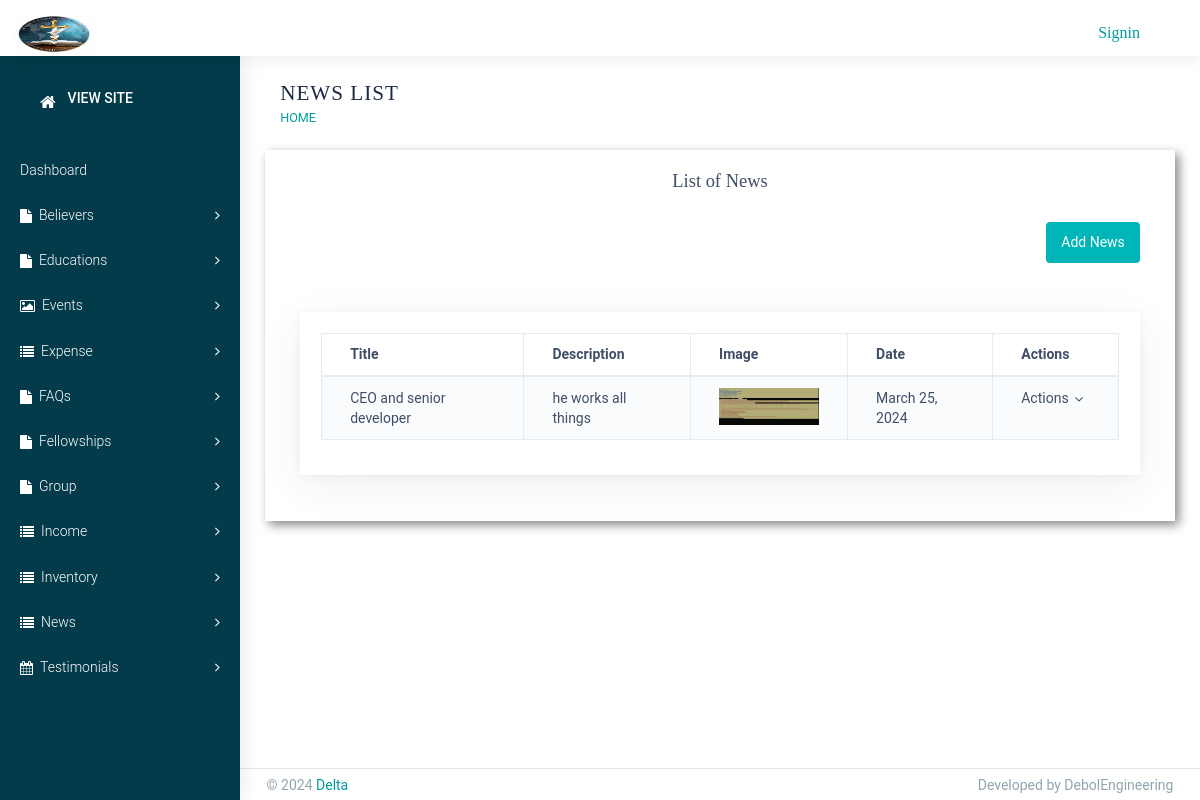
The page /staff/News/ on the database its author committed.
### staff/models.py (models this page shows)
class News(models.Model):
    title = models.CharField(max_length=100)
    description = models.TextField()
    image = models.ImageField(upload_to='news')
    date = models.DateField()

### staff/views.py (the view)
# urls.py: path('News/', NewsList.as_view(), name='news_list'),
class NewsList(ListView):
    model = News
    template_name = 'staff/News/list_news.html'
    context_object_name = 'news'

### Templates/staff/News/list_news.html (shortened to what this page needs)
{% extends 'staff/base.html' %}
{% load static %}
{% block title %}
News List
{% endblock %}
{% block content %}
<div class="site-main">
    <section class="ttm-row clearfix">
        <div class="container">
            <div class="row pt-60 res-991-pt-0">
                <div class="col-lg-12">
                    <div class="pr-40 res-991-pr-0 res-991-pb-30">
                        <h4 class="h4-md " style="margin-bottom: 30px ; text-align: center;">List of News</h4>
                        <div class="row justify-content-end">
                            <div class="col-auto">
                                <a href="{% url 'staff:news_add' %}" class="btn btn-primary mb-4">Add
                                    News</a>
                            </div>
                        </div>
                        <div class="card">
                            <div class="card-body">
                                <div class="table-responsive">
                                    <table class="table table-striped  table-bordered multi-ordering">
                                        <thead>
                                            <tr>
                                                <th>Title</th>
                                                <th>Description</th>
                                                <th>Image</th>
                                                <th>Date</th>
                                                <th>Actions</th>
                                            </tr>
                                        </thead>
                                        <tbody>
                                            {% for news in news %}
                                            <tr>
                                                <td>{{ news.title }}</td>
                                                <td>{{ news.description }}</td>
                                                <td>
                                                    {% if news.image %}
                                                    <img src="{{ news.image.url }}" alt="Image"
                                                        style="max-width: 100px;">
                                                    {% endif %}
                                                </td>
                                                <td>{{ news.date }}</td>
                                                <td>
                                                    <span class="dropdown">
                                                        <a id="btnSearchDrop31" data-toggle="dropdown" aria-haspopup="true"
                                                            aria-expanded="true"
                                                            class="dropdown-toggle dropdown-menu-right">
                                                            Actions</a>
                                                </td>
                                            </tr>
                                            {% endfor %}
                                        </tbody>
                                    </table>
                                </div>
                            </div>
                        </div>
                    </div>
                </div>
            </div>
        </div>
    </section>
</div>
{% endblock %}

### rows shown on the page
News: title "CEO and senior developer", description "he works all things", image (picture), date "March 25, 2024"
